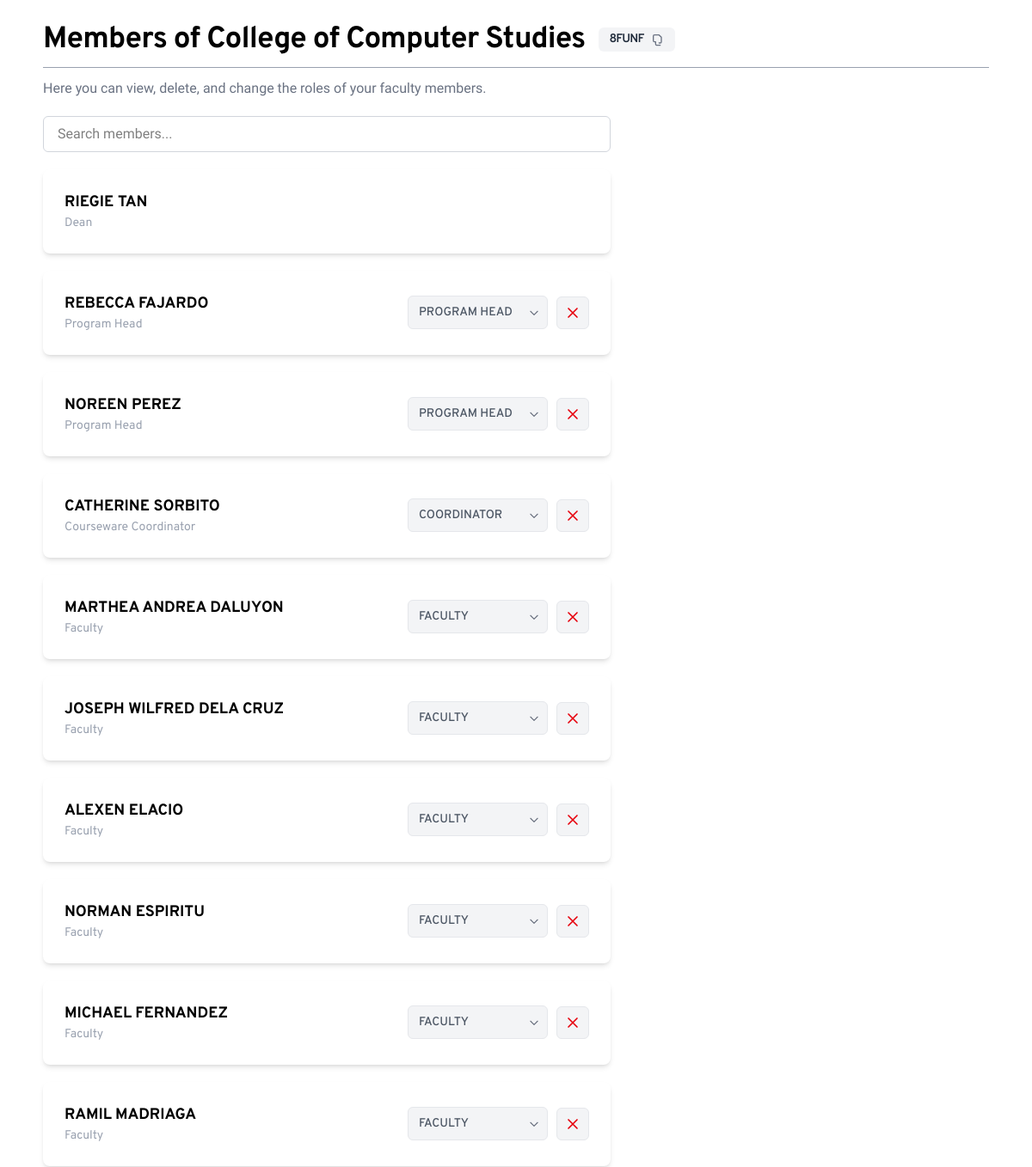
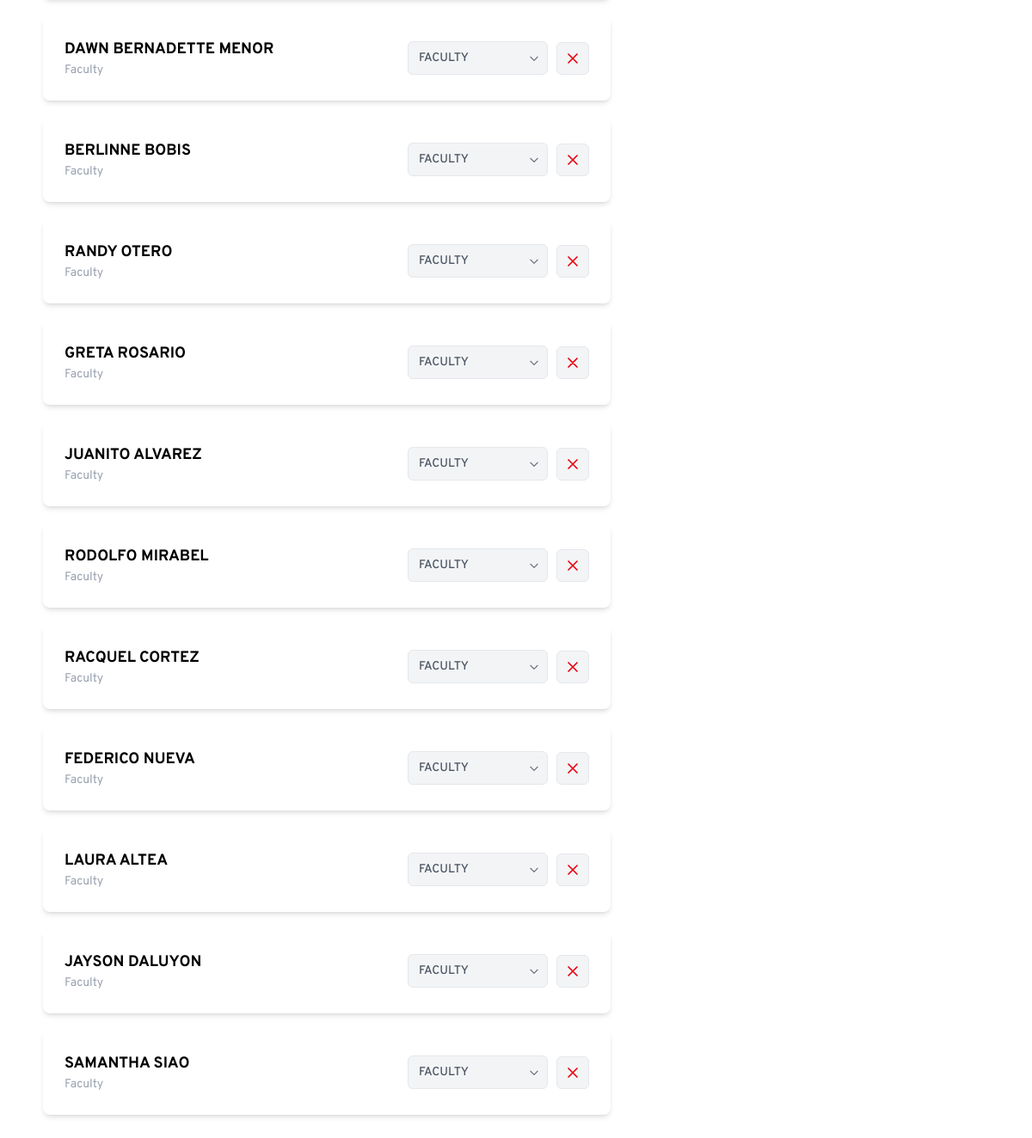
Page /main/faculty/faculty_frame.php (signed in) on the committed database (2 pictures, top to bottom).
### tables this page shows
CREATE TABLE `personnel` (
  `PersonnelID` int(11) NOT NULL AUTO_INCREMENT,
  `FirstName` varchar(50) NOT NULL,
  `LastName` varchar(50) NOT NULL,
  `Gender` enum('Male','Female','Other') DEFAULT NULL,
  `Role` varchar(10) DEFAULT NULL,
  `FacultyID` int(11) DEFAULT NULL,
  `AccountID` int(11) DEFAULT NULL,
  PRIMARY KEY (`PersonnelID`),
  KEY `FacultyID` (`FacultyID`),
  KEY `AccountID` (`AccountID`),
  CONSTRAINT `personnel_ibfk_1` FOREIGN KEY (`FacultyID`) REFERENCES `faculties` (`FacultyID`),
  CONSTRAINT `personnel_ibfk_2` FOREIGN KEY (`AccountID`) REFERENCES `accounts` (`AccountID`) ON DELETE SET NULL ON UPDATE CASCADE
);

CREATE TABLE `faculties` (
  `FacultyID` int(11) NOT NULL AUTO_INCREMENT,
  `Faculty` varchar(100) DEFAULT NULL,
  `JoinCode` varchar(5) NOT NULL,
  PRIMARY KEY (`FacultyID`),
  UNIQUE KEY `JoinCode` (`JoinCode`)
);

### main/faculty/faculty_frame.php (the view, shortened to what this page needs)
<?php
$conn = new mysqli("localhost", "root", "", "cms");
$accountID = $_SESSION['AccountID'];
$userRole = "";
$userRoleQuery = "SELECT Role FROM personnel WHERE AccountID = ?";
$roleStmt = $conn->prepare($userRoleQuery);
$roleStmt->bind_param("i", $accountID);
$roleStmt->execute();
$roleResult = $roleStmt->get_result();
if ($roleResult && $roleResult->num_rows > 0) {
    $userRole = $roleResult->fetch_assoc()['Role'];
}
$facultyName = "Faculty";
$members = [];
$sql = "SELECT personnel.FacultyID, faculties.Faculty, faculties.JoinCode
        FROM personnel
        JOIN faculties ON personnel.FacultyID = faculties.FacultyID
        WHERE personnel.AccountID = ?";
$stmt = $conn->prepare($sql);
$stmt->bind_param("i", $accountID);
$stmt->execute();
$result = $stmt->get_result();
if ($result && $result->num_rows > 0) {
    $row = $result->fetch_assoc();
    $facultyID = $row['FacultyID'];
    $facultyName = $row['Faculty'];
    $joinCode = $row['JoinCode'] ?? '';
    $memberQuery = "SELECT FirstName, LastName, Role, AccountID
                FROM personnel
                WHERE FacultyID = ?
                ORDER BY
                    CASE Role
                        WHEN 'DN' THEN 1
                        WHEN 'PH' THEN 2
                        WHEN 'COR' THEN 3
                        WHEN 'FM' THEN 4
                        ELSE 5
                    END";
    $memberStmt = $conn->prepare($memberQuery);
    $memberStmt->bind_param("i", $facultyID);
    $memberStmt->execute();
    $memberResult = $memberStmt->get_result();
    while ($memberRow = $memberResult->fetch_assoc()) {
        $members[] = $memberRow;
    }
} else {
    $facultyName = "No Faculty Assigned";
}
?>
<!DOCTYPE html>
<html lang="en">
<head>
    <link href="../../src/tailwind/output.css" rel="stylesheet" />
</head>
<body>
    <div class="flex-1 flex flex-col px-[50px] pt-[15px] overflow-y-auto pb-[50px]">
    <div class="flex justify-between items-center">
        <h1 class="py-[5px] text-[35px] tracking-tight font-overpass font-bold flex items-center gap-4">Members of
            <?php echo htmlspecialchars($facultyName); ?>
            <?php if (!empty($joinCode) && $userRole === 'DN'): ?>
                    <div onclick="copyJoinCode()" class="flex items-center gap-2 bg-gray-100 text-gray-800 text-sm font-semibold px-3 py-1 rounded-md inline-flex cursor-pointer hover:bg-gray-400 transition">
                        <span id="join-code"><?php echo htmlspecialchars($joinCode); ?></span>
                        <svg xmlns="http://www.w3.org/2000/svg" class="h-4 w-4 text-gray-500 hover:text-gray-700" fill="none" viewBox="0 0 24 24" stroke="currentColor">
                            <path stroke-linecap="round" stroke-linejoin="round" stroke-width="2" d="M8 16H6a2 2 0 01-2-2V6a2 2 0 012-2h8l4 4v8a2 2 0 01-2 2h-2M8 16v4a2 2 0 002 2h6" />
                        </svg>
                    </div>
            <?php endif; ?>
        </h1>
    </div>
        <hr class="border-gray-400">
        <?php if ($userRole === 'DN'): ?>
            <p class="text-gray-500 mt-3 mb-5 font-onest">Here you can view, delete, and change the roles of your faculty members.</p>
            <?php else: ?>
                <p class="text-gray-500 mt-3 mb-2 font-onest">This section displays your faculty members and their roles.</p>
            <?php endif; ?>
            <div class="mb-5 w-[60%]">
                <input type="text" id="searchInput" placeholder="Search members..." class="w-full px-4 py-2 rounded-md border border-gray-300 focus:outline-none focus:ring-2 focus:ring-blue-400 font-onest" />
            </div>
        <div class="grid grid-cols-1 grid-rows-3 gap-5 w-[60%]">
            <?php if (!empty($members)): ?>
                <?php foreach ($members as $member): ?>
                    <div class="member-card bg-white p-[25px] font-overpass rounded-lg shadow-md flex justify-between items-center">
                        <div>
                            <h2 class="text-lg font-bold"><?php echo htmlspecialchars($member['FirstName'] . ' ' . $member['LastName']); ?></h2>
                            <?php
                                $roleMap = [
                                    'FM' => 'Faculty',
                                    'DN' => 'Dean',
                                    'PH' => 'Program Head',
                                    'COR' => 'Courseware Coordinator'                                ];
                                $readableRole = $roleMap[$member['Role']] ?? $member['Role'];
                            ?>
                            <div class="text-sm text-gray-400"><?php echo htmlspecialchars($readableRole); ?></div>
                        </div>
                        <div class="actions-container">
    <?php if ($userRole === 'DN'): ?>
        <select class="role-select role-change-dropdown" data-account-id="<?php echo $member['AccountID']; ?>">
            <option value="PH" <?php echo $member['Role'] === 'PH' ? 'selected' : ''; ?>>PROGRAM HEAD</option>
            <option value="COR" <?php echo $member['Role'] === 'COR' ? 'selected' : ''; ?>>COORDINATOR</option>
            <option value="FM" <?php echo $member['Role'] === 'FM' ? 'selected' : ''; ?>>FACULTY</option>
        </select>
        <?php if ($member['AccountID'] != $accountID): ?>
        <button class="delete-button" data-account-id="<?php echo $member['AccountID']; ?>" title="Remove Member">
            <svg xmlns="http://www.w3.org/2000/svg" class="h-5 w-5 text-red-600 hover:text-red-800" fill="none" viewBox="0 0 24 24" stroke="currentColor">
                <path stroke-linecap="round" stroke-linejoin="round" stroke-width="2" d="M6 18L18 6M6 6l12 12"/>
            </svg>
        </button>
        <?php endif; ?>
    <?php else: ?>
    <?php endif; ?>
</div>
                    </div>
                <?php endforeach; ?>
            <?php else: ?>
                <p class="text-gray-500 text-center">No members found in your faculty.</p>
            <?php endif; ?>
        </div>
    </div>
</body>
</html>

### main/faculty/faculty_frame.php (style rules this page uses)
body { font-family: 'Inter', sans-serif; }
.font-overpass { font-family: 'Overpass', sans-serif; }
.font-onest { font-family: 'Onest', sans-serif; }
.role-select { background-color: #f3f4f6; border-radius: 6px; padding: 8px 12px; border: 1px solid #e5e7eb; font-size: 14px; font-weight: 500; appearance: none; background-repeat: no-repeat; background-position: right 0.5rem center; background-size: 1em; padding-right: 2.5rem; cursor: pointer; transition: all 0.2s ease; color: #4b5563; }
.actions-container { display: flex; align-items: center; gap: 10px; }
.delete-button { background-color: #f3f4f6; border-radius: 6px; width: 38px; height: 38px; display: flex; align-items: center; justify-content: center; border: 1px solid #e5e7eb; cursor: pointer; transition: all 0.2s ease; color: #6b7280; }

### rows in the picture
personnel: FacultyID.Faculty "College of Computer Studies", FacultyID.JoinCode "8FUNF", FirstName+LastName "RIEGIE TAN", Role "Dean"
personnel: FirstName+LastName "REBECCA FAJARDO", Role "Program Head", Role+AccountID "PROGRAM HEAD"
personnel: FirstName+LastName "NOREEN PEREZ", Role "Program Head", Role+AccountID "PROGRAM HEAD"
personnel: FirstName+LastName "CATHERINE SORBITO", Role "Courseware Coordinator", Role+AccountID "COORDINATOR"
personnel: FirstName+LastName "MARTHEA ANDREA DALUYON", Role "Faculty", Role+AccountID "FACULTY"
personnel: FirstName+LastName "JOSEPH WILFRED DELA CRUZ", Role "Faculty", Role+AccountID "FACULTY"
personnel: FirstName+LastName "ALEXEN ELACIO", Role "Faculty", Role+AccountID "FACULTY"
personnel: FirstName+LastName "NORMAN ESPIRITU", Role "Faculty", Role+AccountID "FACULTY"
personnel: FirstName+LastName "MICHAEL FERNANDEZ", Role "Faculty", Role+AccountID "FACULTY"
personnel: FirstName+LastName "RAMIL MADRIAGA", Role "Faculty", Role+AccountID "FACULTY"
personnel: FirstName+LastName "DAWN BERNADETTE MENOR", Role "Faculty", Role+AccountID "FACULTY"
personnel: FirstName+LastName "BERLINNE BOBIS", Role "Faculty", Role+AccountID "FACULTY"
personnel: FirstName+LastName "RANDY OTERO", Role "Faculty", Role+AccountID "FACULTY"
personnel: FirstName+LastName "GRETA ROSARIO", Role "Faculty", Role+AccountID "FACULTY"
personnel: FirstName+LastName "JUANITO ALVAREZ", Role "Faculty", Role+AccountID "FACULTY"
personnel: FirstName+LastName "RODOLFO MIRABEL", Role "Faculty", Role+AccountID "FACULTY"
personnel: FirstName+LastName "RACQUEL CORTEZ", Role "Faculty", Role+AccountID "FACULTY"
personnel: FirstName+LastName "FEDERICO NUEVA", Role "Faculty", Role+AccountID "FACULTY"
personnel: FirstName+LastName "LAURA ALTEA", Role "Faculty", Role+AccountID "FACULTY"
personnel: FirstName+LastName "JAYSON DALUYON", Role "Faculty", Role+AccountID "FACULTY"
personnel: FirstName+LastName "SAMANTHA SIAO", Role "Faculty", Role+AccountID "FACULTY"
